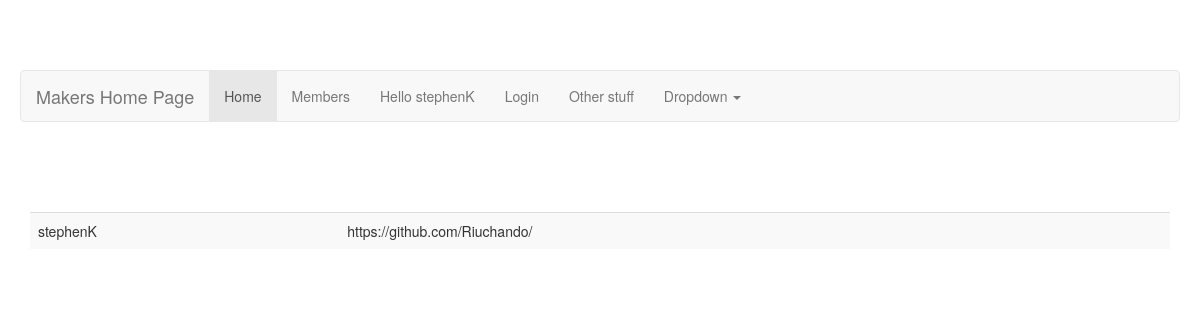
/userInfo/index/ (signed in), run on the app's committed database.
### userInfo/models.py (models this page shows, shortened)
class UserProfile(models.Model):
    user = models.OneToOneField(User)
    githubURL = models.URLField(blank=True)
    picture = models.ImageField(upload_to='profile_images', blank=True)

### userInfo/views.py (the view)
class IndexView(generic.ListView):
    template_name = 'userInfo/index.html'
    context_object_name = 'Latest_Users_List'
    def get_queryset(self):
        return UserProfile.objects.order_by('-user')[:5]

### userInfo/templates/userInfo/index.html
{% extends 'MakersSite/title.html' %}
{% block body_block %}
{% if Latest_Users_List %}
<div class="container">
<table class = "table table-striped">
    {% for user in Latest_Users_List %}
		<td>{{ user.user.username }}</td>
		<td>{{ user.githubURL }}</td></tr>
    {% endfor %}
</table>
</div>
{% else %}
    <p>no Users Signed up</p>
{% endif %}
{% endblock %}

### MakersSite/templates/MakersSite/title.html (shortened to what this page needs)
<!DOCTYPE html>
<html>
  {% load staticfiles %}
  <head>
    <title>Maker Site - {% block title %} Testing {% endblock %} </title></head>
  <body>
  <link rel="stylesheet" type="text/css" href="{% static 'css/bootstrap.css' %}" >
<div class="page-wrap">
<nav class="navbar navbar-default">
  <div class="container-fluid">
    <div class="navbar-header">
      <a class="navbar-brand" href="#">Makers Home Page</a>
    </div>
    <div>
      <ul class="nav navbar-nav">
        <li class="active"><a href="{% url 'MakersSite' %}">Home</a></li>
        <li><a href="{% url 'userInfo:index' %}">Members</a></li>
	  {% if user.is_authenticated %}
	 <li><a href"#"> Hello {{ user.username }} </a></li>
	  {% else %}
	  <li><a href="{% url 'userInfo:register' %}">Sign up</a></li>
          {% endif %}
	  <li><a href="{% url 'userInfo:login' %}">Login</a></li>
        <li><a href="#">Other stuff</a></li>
	        <li role="presentation" class="dropdown">
          <a href="#" class="dropdown-toggle" data-toggle="dropdown" aria-haspopup="true" aria-expanded="false">Dropdown <span class="caret"></span></a>
		</li>
		</ul>
    </div>
  </div>
</nav>
</div>
    {% block body_block %} {% endblock %}
  </body>
</html>

### data on the page
UserProfile: user.username "stephenK", githubURL "https://github.com/Riuchando/"

### other printed values
{{ user.username }} "stephenK"
